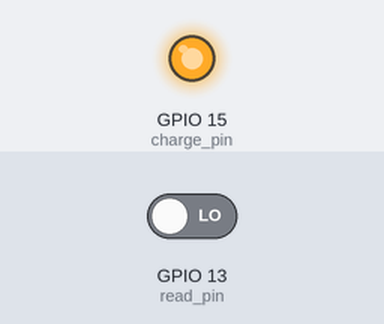
A program run on a simulated ESP32 board running MicroPython. Shown: output pins drawn as LEDs (lit = HIGH). Inputs (shaded band) come from the test bench; at power-on: GPIO 13 (read_pin) LOW. The interpreter's speed is modelled, so counts of loop turns are approximate; what the program prints to the serial console is not drawn.

Above: at 1.2 s.
1.3 s: GPIO 13 (read_pin) driven HIGH
At 2.9 s:
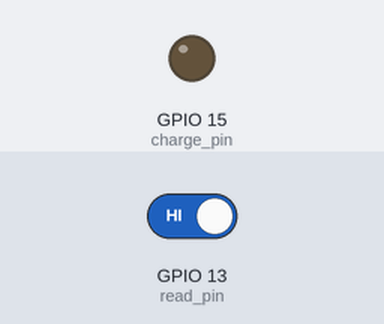
4.3 s: GPIO 13 (read_pin) driven LOW
At 4.7 s:
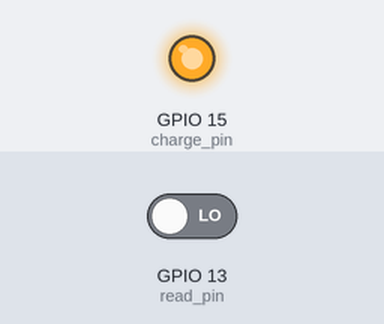
Timing chart, 0 to 7.3 s (numbered marks = the images above; inputs shaded):
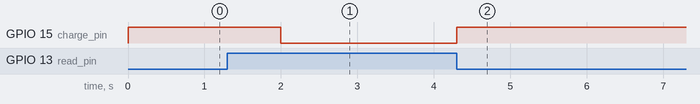

Measured:
- after the input at 1.3 s, GPIO 15 (charge_pin): HIGH → LOW after 0.70 s
- after the input at 4.3 s, GPIO 15 (charge_pin): LOW → HIGH at once

The program:

capacitance-read-2.py
```python
import machine
import time

charge_pin = machine.Pin(15, machine.Pin.OUT)
read_pin = machine.Pin(13, machine.Pin.IN)

while True:
    charge_pin.on()
    time.sleep(2)

    count = 0

    charge_pin.off()
    while read_pin.value():
       count = count + 1

    print("      ", end='\r')
    print(count, end='\r')
    # print(read_pin.value())
    
```
